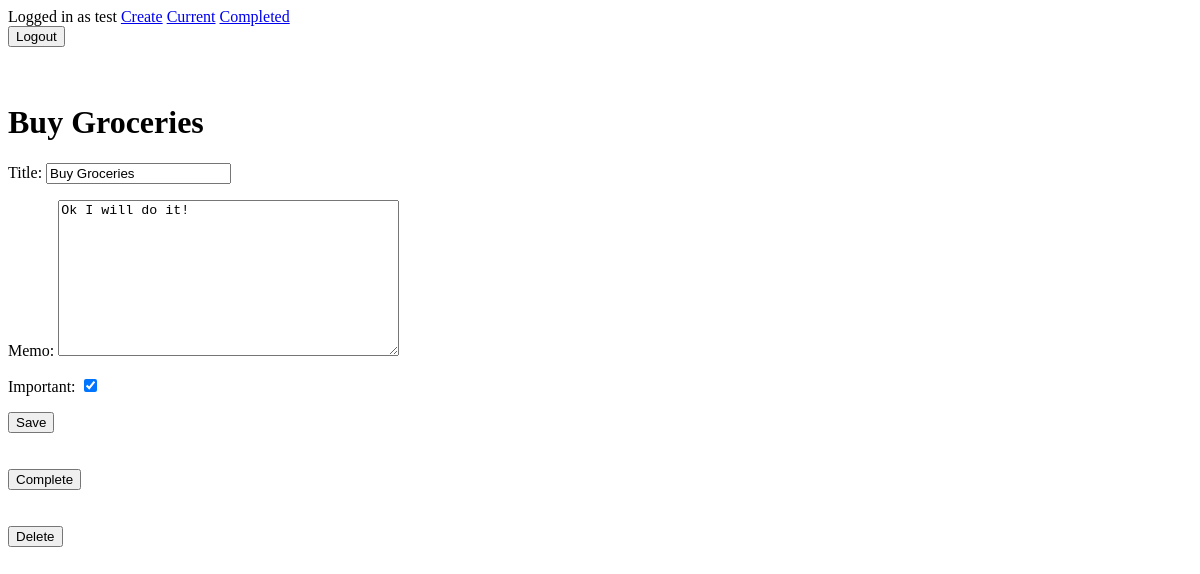
The app's page /todo/2 (signed in), older data.
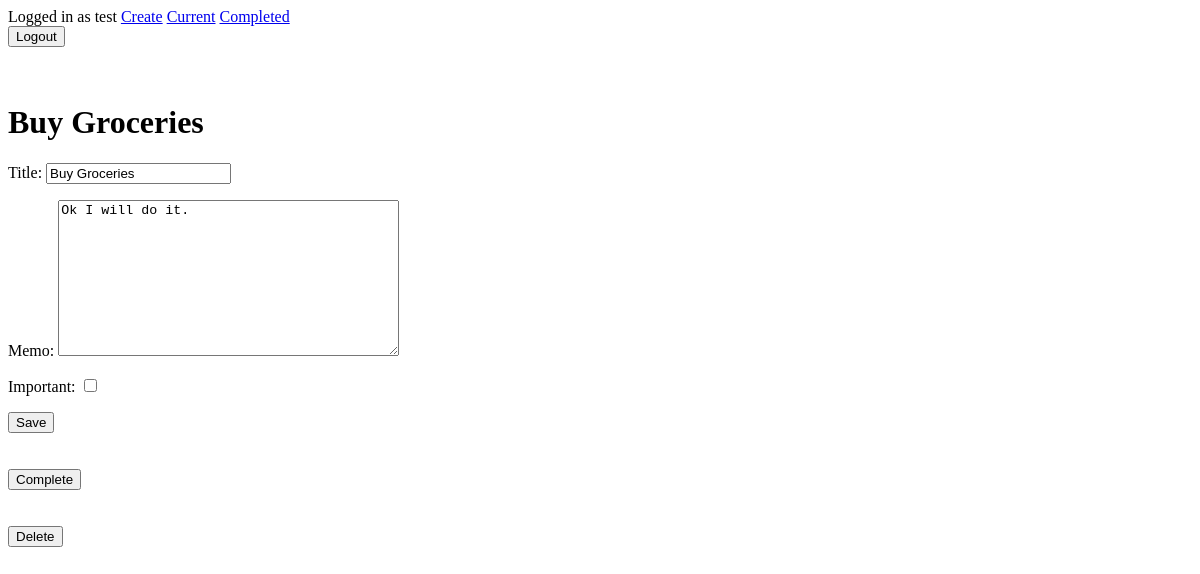
The same page, newer data.
### todo_app/models.py (models this page shows, shortened)
class Todo (models.Model):
    title = models.CharField(max_length=100)
    memo = models.TextField(blank=True)
    created = models.DateTimeField(auto_now_add=True)
    date_completed = models.DateTimeField(null=True, blank=True)
    important = models.BooleanField(default=False)
    user = models.ForeignKey(User, on_delete=models.CASCADE)

### todo_app/views.py (the view, shortened to what this page needs)
# urls.py: path('todo/<int:todo_pk>', views.todo, name='todo'),
@login_required
def todo (request, todo_pk):
    todo = get_object_or_404(Todo, pk = todo_pk, user = request.user)
    if request.method == 'GET':
        form = TodoForm(instance = todo)
        return render(request, 'todo/todo.html', { 'todo': todo, 'form': form })

### todo_app/forms.py
class TodoForm (ModelForm):
    class Meta:
        model = Todo
        fields = ['title', 'memo', 'important']

### todo_app/templates/todo/todo.html (shortened to what this page needs)
{% extends 'todo/base.html' %}
{% block content %}
    <h1>{{ todo.title }}</h1>
    <form method="POST">
        {{ form.as_p }}
        <button type="submit">Save</button>
    </form>
    <br><br>
    <form action="{% url 'complete_todo' todo.id %}" method="POST">
        <button type="submit">Complete</button>
    </form>
    <br><br>
    <form action="{% url 'delete_todo' todo.id %}" method="POST">
        <button type="submit">Delete</button>
    </form>
{% endblock %}

### todo_app/templates/todo/base.html (shortened to what this page needs)
<!DOCTYPE html>
 <html class="no-js">
    <head>
    </head>
    <body>
        {% if user.is_authenticated %}
            Logged in as {{ user.username }}
            <a href="{% url 'create_todo' %}">Create</a>
            <a href="{% url 'current_todos' %}">Current</a>
            <a href="{% url 'completed_todos' %}">Completed</a>
            <form action="{% url 'logout_user' %}" method="POST">
                <button type="submit">Logout</button>
            </form>
        {% else %}
            <a href="{% url 'signup_user' %}">Sign Up</a>
            <a href="{% url 'login_user' %}">Login</a>
        {% endif %}
        <br><br>
        {% block content %}
        {% endblock %}
    </body>
</html>

Row changes from the older to the newer data that the page shows:
changed Todo "Buy Groceries": memo "Ok I will do it!" → "Ok I will do it."; important "☑" → "☐"
